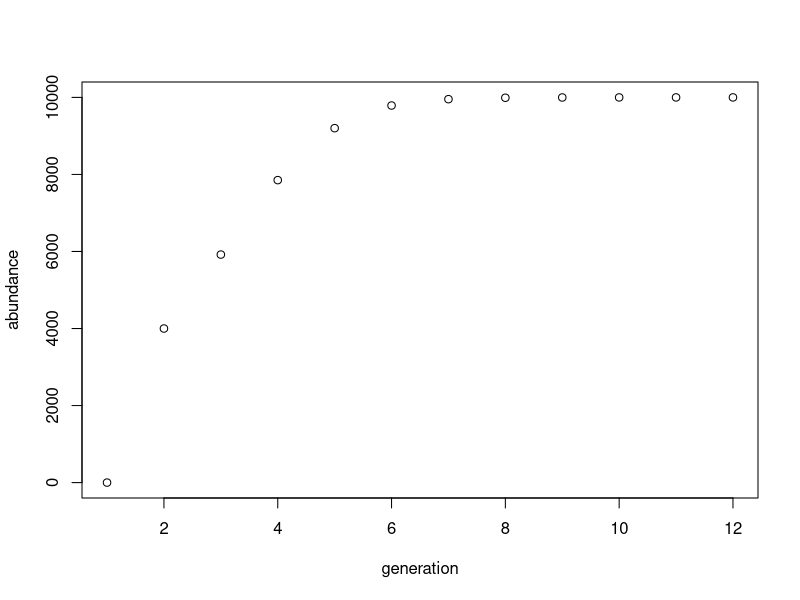

Here is the R script that generated this plot:
###A Function for the Logistic Growth Model###

##Create a for loop to figure out the abundance of a population at time step [t] & turn it into a function##

#previous abundance = n[t-1] = n
#intrisic growth rate = r
#environmental carrying capacity = K
#new abundance at new time step = n[t]
#n[t] = n[t-1] + (r * n[t-1] * (K - n[t-1]) / K)
#new n = n + (r * n * (K - n) / K)

logGrowMod <- function(n, r, K, t) {
  generation <- seq(1, t)
  abundance <- rep(0, t)
  for (i in 2:t) {
    nAtT <- n + (r * n * (K-n) / K)
    n <- nAtT
    abundance[i] <- nAtT
  }
  
  #generate a plot of your generation time (aka time step) vs population abundance
  plot(generation, abundance)
  
  #you cannot have multi-argument returns, so combine them and return only one argument
  tVsA <- cbind(generation, abundance)
  return(tVsA)
}

#call the function with specified parameters and save it to a new vector
results <- logGrowMod(2500, 0.8, 10000, 12)

#change column names in results 
colnames(results) <- c("generation", "abundance")

#save your data as a csv file, and remove empty row names column
write.csv(results, "LogGrowMod_Results.csv", row.names = FALSE)
